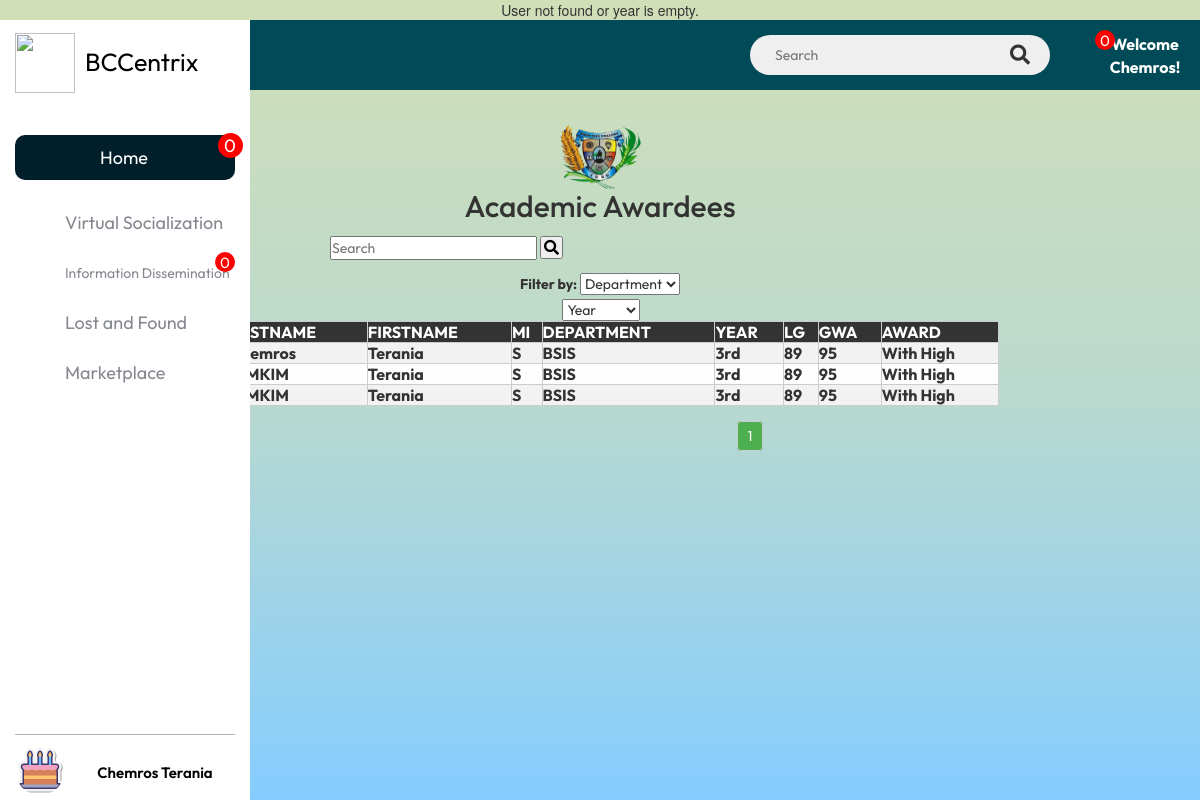
/academic_awardees.php (signed in), run on the app's committed database.
### tables this page shows
CREATE TABLE `academic_awardees` (
  `id` int(11) NOT NULL AUTO_INCREMENT,
  `lastname` varchar(255) NOT NULL,
  `firstname` varchar(255) NOT NULL,
  `minitial` varchar(255) NOT NULL,
  `department` varchar(250) NOT NULL,
  `year` text NOT NULL,
  `lg` text NOT NULL,
  `gwa` text NOT NULL,
  `award` text NOT NULL,
  PRIMARY KEY (`id`)
);

### academic_awardees.php (the view, shortened to what this page needs)
<?php
include("sidebar.php");
$searchQuery = isset($_GET['query']) ? $_GET['query'] : '';
$awardeesPerPage = 20;
$page = isset($_GET['page']) && is_numeric($_GET['page']) ? intval($_GET['page']) : 1;
try {
    $offset = ($page - 1) * $awardeesPerPage;
    $queryGetAwardeesWithPagination = "SELECT * FROM `academic_awardees`
        WHERE lastname LIKE '%$searchQuery%' OR firstname LIKE '%$searchQuery%' OR department LIKE '%$searchQuery%' OR year LIKE '%$searchQuery%'
        ORDER BY award DESC LIMIT $offset, $awardeesPerPage";
    $result = mysqli_query($conn, $queryGetAwardeesWithPagination);
    if ($result) {
        $awardees = mysqli_fetch_all($result, MYSQLI_ASSOC);
        $newAwardees = [];
        $counter = $offset + 1;
        foreach ($awardees as $awardee) {
            $awardee['id'] = $counter;
            $newAwardees[] = $awardee;
            $counter++;
        }
        $awardees = $newAwardees;
        $queryCountAwardees = "SELECT COUNT(*) as total FROM `academic_awardees`
            WHERE lastname LIKE '%$searchQuery%' OR firstname LIKE '%$searchQuery%' OR department LIKE '%$searchQuery%' OR year LIKE '%$searchQuery%'";
        $countResult = mysqli_query($conn, $queryCountAwardees);
        $rowCount = mysqli_fetch_assoc($countResult)['total'];
        $totalPages = ceil($rowCount / $awardeesPerPage);
        $paginationRange = 5;
        $paginationStart = max(1, $page - floor($paginationRange / 2));
        $paginationEnd = min($totalPages, $page + floor($paginationRange / 2));
    } else {
        $awardees = [];
    }
} catch (Exception $e) {
    echo $e->getMessage();
}
?>
<!DOCTYPE html>
<html>
<head>
    <link rel="stylesheet" href="postmainlink/design.css">
</head>
    <link rel="stylesheet" href="postmainlink/design.css">
    <link rel="stylesheet" href="https://cdnjs.cloudflare.com/ajax/libs/font-awesome/5.15.3/css/all.min.css">
<body>
<div class="main">
<div class="container">
<img class="bagologo" src="includes/Bago-removebg-preview.png">
    <h2>Academic Awardees</h2>
    <div class="flex-container">
        <div class="search-container">
            <form method="GET">
                <input type="text" name="query" placeholder="Search" value="<?php echo $searchQuery; ?>">
                <button type="submit"><i class="fa fa-search"></i></button>
                    </form>
                </div>
    </div>
    <div class="filter-container">
        <label for="departmentFilter">Filter by:</label>
        <select id="departmentFilter" onchange="filterByDepartment(this.value)">
            <option value="">Department</option>
        </select>
    </div>
    <div class="filteryear-container">
        <select id="yearFilter" onchange="filterByYear(this.value)">
            <option value="">Year</option>
        </select>
    </div>
    <div class="table-container">
        <table>
            <thead>
                <tr>
                    <th>ID</th>
                    <th>LASTNAME</th>
                    <th>FIRSTNAME</th>
                    <th>MI</th>
                    <th>DEPARTMENT</th>
                    <th>YEAR</th>
                    <th>LG</th>
                    <th>GWA</th>
                    <th>AWARD</th>
                </tr>
            </thead>
            <tbody>
                <?php foreach ($awardees as $awardee): ?>
                    <tr>
                        <td><?php echo $awardee['id']; ?></td>
                        <td><?php echo $awardee['lastname']; ?></td>
                        <td><?php echo $awardee['firstname']; ?></td>
                        <td><?php echo $awardee['minitial']; ?></td>
                        <td><?php echo $awardee['department']; ?></td>
                        <td><?php echo $awardee['year']; ?></td>
                        <td><?php echo $awardee['lg']; ?></td>
                        <td><?php echo $awardee['gwa']; ?></td>
                        <td><?php echo $awardee['award']; ?></td>
                    </tr>
                <?php endforeach; ?>
            </tbody>
        </table>
    </div>
    </div>
     <div class="pagination">
        <?php
        for ($i = $paginationStart; $i <= $paginationEnd; $i++) {
            $isActive = ($i === $page) ? 'active' : '';
            echo '<a href="?query=' . $searchQuery . '&page=' . $i . '" class="pagination-link ' . $isActive . '">' . $i . '</a>';
        }
        ?>
    </div>
</body>
</html>

### sidebar.php (style rules this page uses)
:root { --color-sidebar:rgb(255,255,255); --color-text:rgb(0,0,0); --color-text-menu:rgb(134,136,144); --color-menu-hover:rgb(238,238,238); --color-menu-hover-text:rgb(0,0,0); --color-button:rgb(0,0,0); --color-button-text:rgb(255,255,255); --color-line:rgb(180,180,180); --color-switch-base :rgb(201,202,206); --color-switch-circle:rgb(241,241,241); --color-scroll:rgb(192,192,192); --color-scroll-hover:rgb(134,134,134); }
* { margin: 0; padding: 0; font-family: 'Outfit', sans-serif; }
body { height: 100vh; width: 100%; background-color: #DADEDF; }
.search-container { margin-left: 0; margin-top: -40px; margin-bottom: 10px; }

### academic_awardees.php (style rules this page uses)
body { position: fixed; background:linear-gradient( #D1DFB7, #B9D9CF, #85CDFF); font-family: Arial, sans-serif; text-align: center; }
table { width: 70%; border-collapse: collapse; align-content: center; }
th, td { border: 1px solid #ccc; padding: 8px; font-weight: BOLD; }
th { background-color: #333; color: white; }
tr:nth-child(even) { background-color: #f2f2f2; }
.container { text-align: center; margin: 0 auto; margin-top: 70px; right: 190px; }
.container table { margin: 0 auto; }
h2 { margin-bottom: 20px; }
.search-container { margin-bottom: 10px; top: 10%; }
tr:nth-child(odd) { background-color: #f2f2f2; }
tr:nth-child(even) { background-color: #fefefe; }
.flex-container { display: flex; flex-direction: row; justify-content: space-between; align-items: center; margin-top: 50px; margin-left: 300px; }
.search-container button { color: black; font-size: 15px; padding: 2px; }
.flex-container { display: flex; flex-direction: row; justify-content: space-between; align-items: center; }
.table-container { display: flex; flex-direction: column; align-items: flex-end; }
.pagination { margin-top: 15px; margin-left: 1000px; }
.pagination-link { padding: 5px 10px; text-decoration: none; border: 1px solid #ccc; background-color: #f2f2f2; color: #333; border-radius: 4px; margin-left: 300px; }
.pagination-link.active { background-color: #4CAF50; color: white; }
.bagologo { position: relative; width: 110px; height: 80px; right: 0px; bottom: -30px; }

### data on the page
academic_awardees: lastname "Chemros", firstname "Terania", minitial "S", department "BSIS", year "3rd", lg "89", gwa "95", award "With High"

### other printed values
$_SESSION['fname'] "Chemros"
$_SESSION['lname'] "Terania"
$awardee['lastname'] "KIMKIM"
$awardee['firstname'] "Terania"
$awardee['minitial'] "S"
$awardee['department'] "BSIS"
$awardee['year'] "3rd"
$awardee['lg'] "89"
$awardee['gwa'] "95"
$awardee['award'] "With High"
